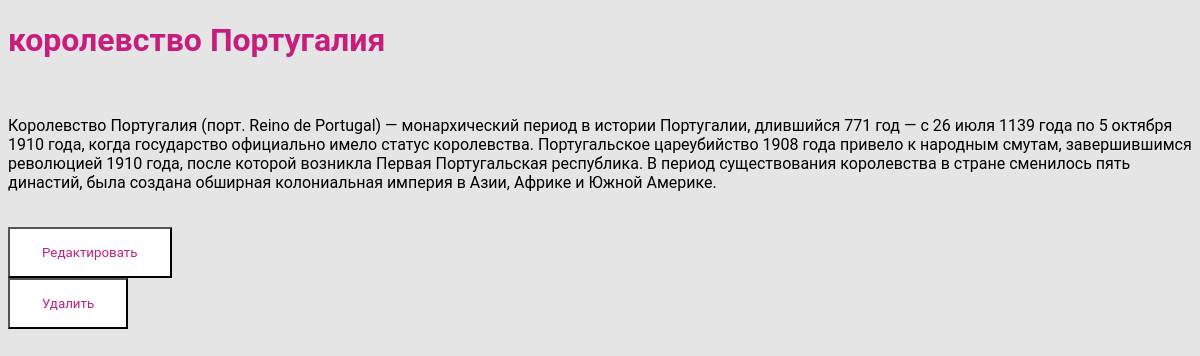
The page /articles/3 on the database its author committed.
### main.py (models this page shows)
class Article(db.Model):
    id = db.Column(db.Integer, primary_key=True)
    title = db.Column(db.String)
    content = db.Column(db.String)

### main.py (the view)
@app.route('/articles/<int:id>')
def article_one(id):
    article = Article.query.get_or_404(id)
    return render_template('article_one.html', article=article)

### templates/article_one.html (shortened to what this page needs)
<!DOCTYPE html>
<html lang="en">
<head>
    <link rel="stylesheet" href='{{ url_for("static", filename="style.css")}}'>
</head>
<body>
    <h1 style="color: #C71E7E">{{article.title}}</h1><br>
    <p>{{article.content}}</p><br>
    <button class='btn'><a href="/articles/{{article.id}}/update" style="text-decoration: none; color: #C71E7E;">Редактировать</a></button>
    <button class='btn'><a href="/articles/{{article.id}}/delete_question" style="text-decoration: none; color: #C71E7E;">Удалить</a></button>
</body>
</html>

### static/style.css (style rules this page uses)
* { font-family: "Roboto", sans-serif; }
body { background-color: #e5e5e5; }
.btn { min-width: 110px; background-color: #fff; padding: 1rem 2rem; text-decoration: none; color: #C71E7E; display: flex; margin-right: 10px; }

### rows shown on the page
Article: title "королевство Португалия", content "Королевство Португалия (порт. Reino de Portugal) — монархический период в истории Португалии, длившийся 771 год — с 26 июля 1139 года по 5 октября 1910 года, когда государство официально имело статус королевства. Португальское цареубийство 1908 года привело к народным смутам, завершившимся революцией 1910 года, после которой возникла Первая Португальская республика. В период существования королевства в стране сменилось пять династий, была создана обширная колониальная империя в Азии, Африке и Южной Америке."
